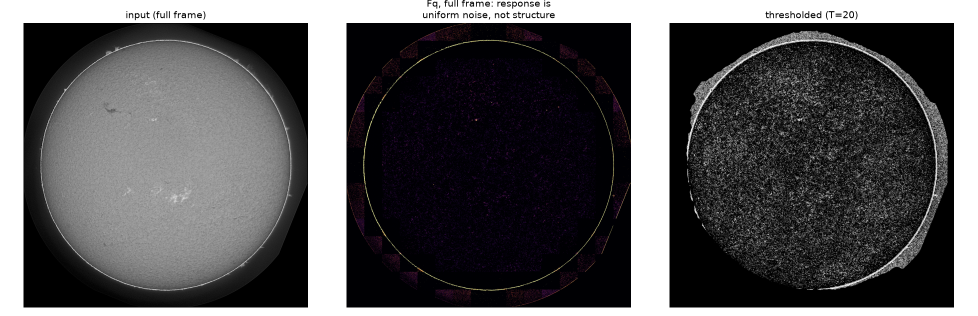
#> input picture docs/EDGE/full_disk.png, 1955 x 632 px (shown at 1/2 size)
$ python -i morph_edge.py   (imports and definitions only)
#> lines starting #> are read from the running program, lines starting #| are printed output that depends on the picture
"""Morphological edge detector for thin edges in low-contrast regions.

Implementation of

    J.-A. Jiang, C.-L. Chuang, Y.-L. Lu, C.-S. Fahn,
    "Mathematical-morphology-based edge detectors for detection of thin edges
    in low-contrast regions",
    IET Image Processing, 1(3), 269-277, 2007.  doi:10.1049/iet-ipr:20060273

The paper's five stages, as specified:

1. **Contrast enhancement** (eq. 1-3):
       Fc = F + WTH(F) - BTH(F)
   where WTH is the white top-hat ``F - (F o B)`` and BTH the black top-hat
   ``(F . B) - F``, with ``o``/``.`` being opening/closing by the star SE.

2. **Dilation residue edge detector** (eq. 4):
       Fe = (Fc (+) B) - Fc
   A one-sided (external) morphological boundary. Unlike a symmetric gradient
   it produces a single-pixel-wide ridge, which is what preserves thin edges.

3. **Quad-decomposition edge enhancement** (section 3, Table 1):
   ``Fe`` is recursively split into quadrants until the side falls below a
   minimum. In each quadrant, the mean ``m`` and std ``d`` decide between four
   pixel cases (prune to 0 / square / cube / square-in-complex-background).
   Squaring and cubing are what lift weak responses above the global threshold:
   a raw response of 5 becomes 25, which clears ``T = 20``.

4. **Global threshold** (eq. 7), ``T`` in 20..30 per the paper's recommendation.

5. **Bipolar oriented edge masks** (section 4, Fig. 4): five 7x7 masks applied
   only to edge pixels in low-contrast quadrants (``m < 3 and d < 3``). A pixel
   survives if *any* mask score is positive.

Deviations from the paper, all noted in comments where they occur:

* The star SE (Fig. 2) is a vector drawing in the PDF and not extractable; the
  standard 5x5 star is used instead.
* The five 7x7 masks *are* transcribed exactly from Fig. 4 (raster page 4).

    python scripts/morph_edge.py --index 0 --out /tmp/edge0.png
"""

from __future__ import annotations

import argparse
import json
import sys
from pathlib import Path

import cv2
import numpy as np

sys.path.insert(0, str(Path(__file__).resolve().parents[1] / "src"))
sys.path.insert(0, str(Path(__file__).resolve().parent))

import patch_clf as pc  # noqa: E402

# [1 line not run here, left out]

# --------------------------------------------------------------------------- #
# Structuring elements
# --------------------------------------------------------------------------- #

# Fig. 2 is a vector drawing in the PDF, so it cannot be lifted as a raster.
# The "star" SE in this literature is the standard 5-point cross+diagonal star.
STAR = np.array(
    [
        [0, 0, 1, 0, 0],
        [0, 1, 1, 1, 0],
        [1, 1, 1, 1, 1],
        [0, 1, 1, 1, 0],
        [0, 0, 1, 0, 0],
    ],
    np.uint8,
)

# Fig. 4, transcribed verbatim (7x7). Row order is top-to-bottom as printed.
MASKS = {
    "0": np.array(
        [
            [-2, -2, -2, -2, -2, -2, -2],
            [-2, -2, -2, -2, -2, -2, -2],
            [1, 1, 1, 1, 1, 1, 1],
            [2, 2, 2, -2, 2, 2, 2],
            [1, 1, 1, 1, 1, 1, 1],
            [-2, -2, -2, -2, -2, -2, -2],
            [-2, -2, -2, -2, -2, -2, -2],
        ],
        np.float32,
    ),
    "pi/2": np.array(
        [
            [-2, -2, 1, 2, 1, -2, -2],
            [-2, -2, 1, 2, 1, -2, -2],
            [-2, -2, 1, -2, 1, -2, -2],
            [-2, -2, 1, -2, 1, -2, -2],
            [-2, -2, 1, -2, 1, -2, -2],
            [-2, -2, 1, -2, 1, -2, -2],
            [-2, -2, 1, -2, 1, -2, -2],
        ],
        np.float32,
    ),
    "3pi/8": np.array(
        [
            [-1, 1, 2, 1, -2, -2, -2],
            [-1, 1, 2, 1, -1, -2, -2],
            [-1, 1, 2, 1, -1, -2, -2],
            [-2, -1, 1, -2, 1, -1, -2],
            [-2, -1, 1, 2, 1, 1, -1],
            [-2, -2, -1, 1, 2, 1, 1],
            [-2, -2, -2, -1, 1, 2, 1],
        ],
        np.float32,
    ),
    "pi/4": np.array(
        [
            [2, 1, -1, -2, -2, -2, -2],
            [1, 2, 1, -1, -2, -2, -2],
            [-1, 1, 2, 1, -1, -2, -2],
            [-2, -1, 1, -2, 1, -1, -2],
            [-2, -2, -1, 1, 2, 1, -1],
            [-2, -2, -2, -1, 1, 2, 1],
            [-2, -2, -2, -2, -1, 1, 2],
        ],
        np.float32,
    ),
    "corner": np.array(
        [
            [-2, 1, 1, 2, 1, -2, -2],
            [1, 1, 1, 2, 1, -2, -2],
            [1, 1, 1, 2, 1, -2, -2],
            [2, 2, 2, -2, 1, -2, -2],
            [1, 1, 1, 1, 1, -2, -2],
            [-2, -2, -2, -2, -2, -2, -2],
            [-2, -2, -2, -2, -2, -2, -2],
        ],
        np.float32,
    ),
}


# --------------------------------------------------------------------------- #
# Stage 1 + 2
# --------------------------------------------------------------------------- #


def contrast_enhance(img: np.ndarray, se: np.ndarray = STAR) -> np.ndarray:
    """Eq. 1: ``Fc = F + WTH(F) - BTH(F)``, clipped to the input range."""
    f = img.astype(np.float32)
    wth = f - cv2.morphologyEx(f, cv2.MORPH_OPEN, se)
    bth = cv2.morphologyEx(f, cv2.MORPH_CLOSE, se) - f
    fc = f + wth - bth
    return np.clip(fc, 0, 255)


def dilation_residue(fc: np.ndarray, se: np.ndarray = STAR) -> np.ndarray:
    """Eq. 4: ``Fe = (Fc (+) B) - Fc``. Single-pixel external boundary."""
    return cv2.dilate(fc, se) - fc


# --------------------------------------------------------------------------- #
# Stage 3: quad-decomposition enhancement (Table 1)
# --------------------------------------------------------------------------- #


# [33 lines left out: function enhance_quadrant, not called in this run]


def quad_enhance(fe: np.ndarray, min_side: int = 128) -> np.ndarray:
    """Recursive quad-decomposition, section 3.

    The paper decomposes to a quadtree and sums only over *leaves*; since every
    leaf is processed with its own statistics and leaves do not overlap, walking
    a uniform ``min_side`` grid is equivalent and cheaper.
    """
    out = fe.astype(np.float32).copy()
    h, w = out.shape
    step = max(8, min_side)
    for y0 in range(0, h, step):
        for x0 in range(0, w, step):
            y1, x1 = min(y0 + step, h), min(x0 + step, w)
            out[y0:y1, x0:x1] = enhance_quadrant(out[y0:y1, x0:x1])
    return out


# --------------------------------------------------------------------------- #
# Stage 5: bipolar oriented edge masks
# --------------------------------------------------------------------------- #


# [22 lines left out: function mask_filter, not called in this run]


# --------------------------------------------------------------------------- #
# Full pipeline
# --------------------------------------------------------------------------- #


def _star(ksize: int) -> np.ndarray:
    """Square SE of the requested size.

    The paper's Fig. 2 star cannot be extracted from the PDF. At ksize=5 the
    literal STAR is used; for larger sizes (needed here, see ``detect``) a
    square is used because square and elliptical SEs scored identically in
    ``scripts/morph_contrast.py`` (AUC 0.8114 vs 0.8141).
    """
    if ksize <= 5:
        return STAR
    return cv2.getStructuringElement(cv2.MORPH_RECT, (ksize, ksize))


def detect(
    img: np.ndarray,
    threshold: float = 20.0,
    min_side: int = 128,
    se_size: int = 5,
    use_masks: bool = True,
    polarity: str = "dark",
    disk: np.ndarray | None = None,
    margin: int = 40,
) -> dict[str, np.ndarray]:
    """Run the full five-stage detector.

    ``polarity="dark"`` inverts before stage 1, because filaments are dark.

    ``disk`` is an addition, not in the paper. The solar limb produces a
    dilation residue ~40x stronger than any filament (139 -> 95 -> 0 across
    ~40 px, versus a ~10 grey-level local step), so without masking it the
    entire response is limb and the quad statistics in every leaf are dominated
    by it.
    """
    src = (255 - img) if polarity == "dark" else img
    se = _star(se_size)

    fc = contrast_enhance(src, se)
    fe = dilation_residue(fc, se)
    fq = quad_enhance(fe, min_side=min_side)

    ft = np.where(fq >= threshold, 1, 0).astype(np.uint8)

    # Quadrant statistics for the mask gate.
    quad_stats = []
    step = max(8, min_side)
    for y0 in range(0, img.shape[0], step):
        for x0 in range(0, img.shape[1], step):
            y1, x1 = min(y0 + step, img.shape[0]), min(x0 + step, img.shape[1])
            sub = fq[y0:y1, x0:x1]
            quad_stats.append((y0, x0, y1 - y0, x1 - x0, float(sub.mean()), float(sub.std())))

    ff = mask_filter(ft, quad_stats) if use_masks else ft

    if disk is not None:
        inner = cv2.erode(disk, cv2.getStructuringElement(cv2.MORPH_ELLIPSE, (2 * margin + 1,) * 2))
        ff = ff * (inner > 0).astype(np.uint8)

    return {"fc": fc, "fe": fe, "fq": fq, "ft": ft, "ff": ff}


# --------------------------------------------------------------------------- #
# Edge -> region conversion
# --------------------------------------------------------------------------- #


# [84 lines left out: functions edges_to_regions, main, not called in this run]


# [2 lines not run here, left out]

>>> import cv2
>>> picture = cv2.imread('../docs/EDGE/full_disk.png')
#> picture is the input picture: shape (632, 1955, 3); mean B, G, R 87.7, 86.1, 86.9
>>> result = detect(picture)
#> in detect, `src = (255 - img) if polarity == "dark" else img`:
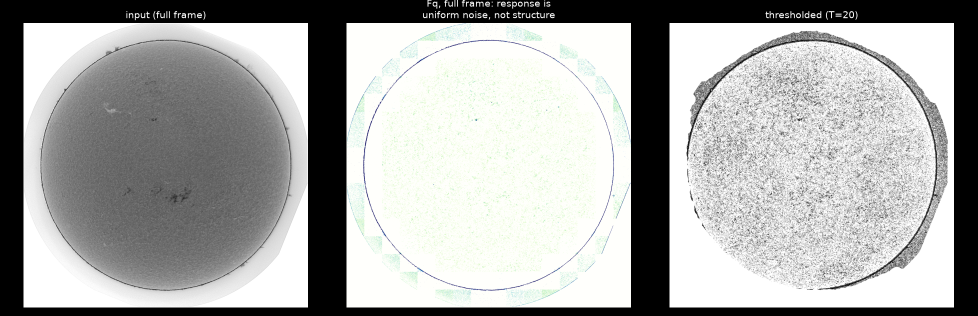
#> src: shape (632, 1955, 3) (shown at 1/2 size); mean B, G, R 167.3, 168.9, 168.1
#> in contrast_enhance, `wth = f - cv2.morphologyEx(f, cv2.MORPH_OPEN, se)`:
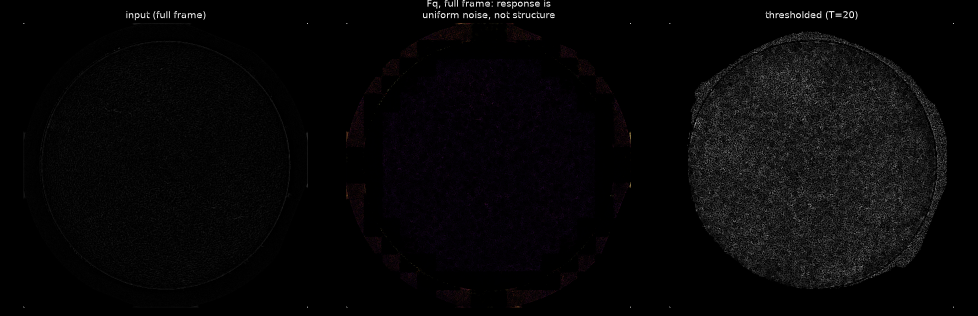
#> wth: shape (632, 1955, 3) float32 (shown at 1/2 size); mean B, G, R 7.4, 6.7, 7.3
#> in contrast_enhance, `bth = cv2.morphologyEx(f, cv2.MORPH_CLOSE, se) - f`:
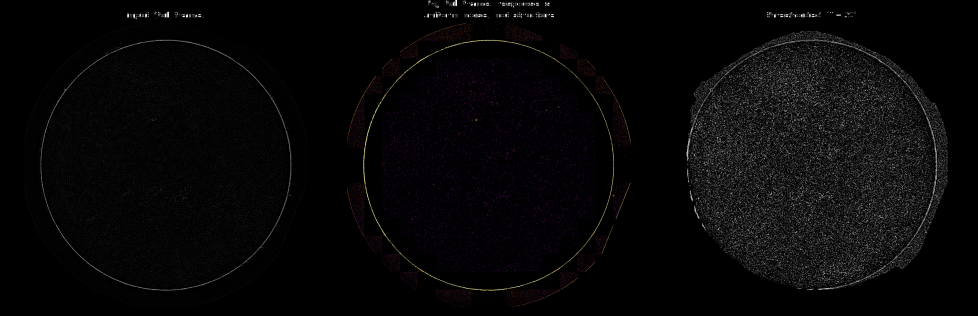
#> bth: shape (632, 1955, 3) float32 (shown at 1/2 size); mean B, G, R 7.6, 7, 7.7
#> in contrast_enhance, `fc = f + wth - bth`:
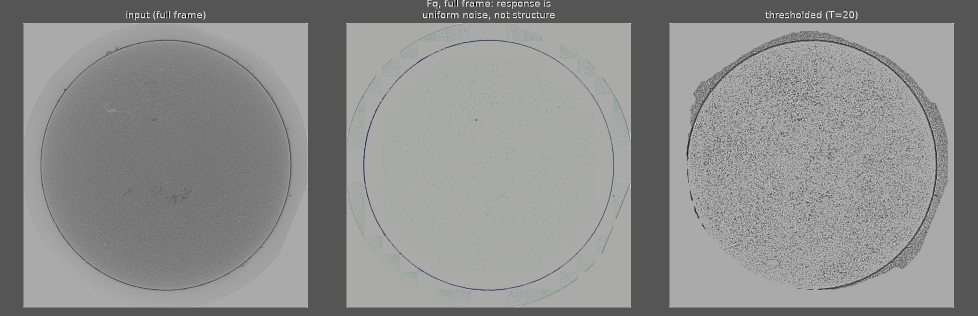
#> fc: shape (632, 1955, 3) float32 (shown at 1/2 size); mean B, G, R 167.4, 168.8, 167.9; drawn with min black and max white
#> in contrast_enhance, `return np.clip(fc, 0, 255)`:
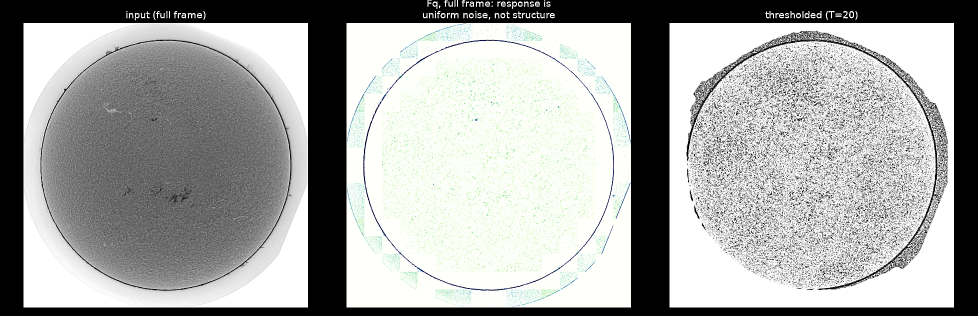
#> returned value: shape (632, 1955, 3) float32 (shown at 1/2 size); mean of channels 0, 1, 2 164.9, 166.7, 165.4; drawn as B, G, R
#> in dilation_residue, `return cv2.dilate(fc, se) - fc`:
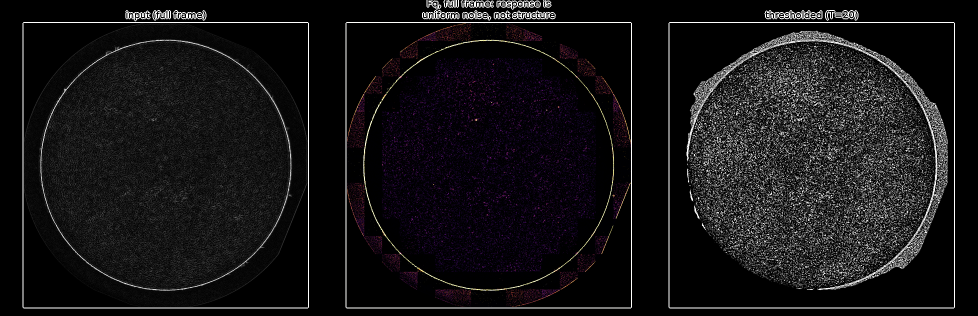
#> returned value: shape (632, 1955, 3) float32 (shown at 1/2 size); mean of channels 0, 1, 2 21.6, 20.1, 21.3; drawn as B, G, R
#> (the run stopped early here; a loop or call above may not have finished)

$ run again, on docs/EDGE/stage_panels_1.png
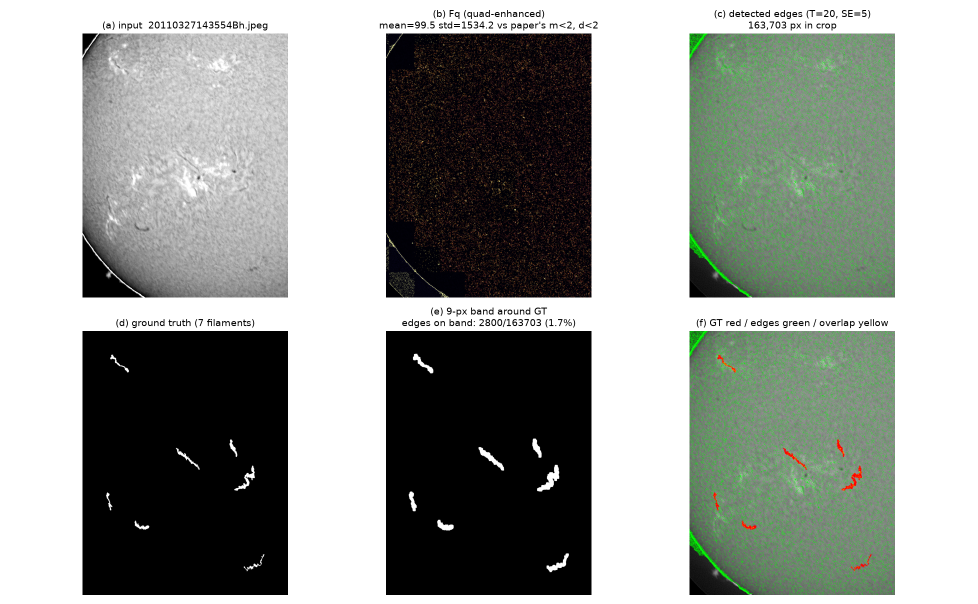
#> input picture docs/EDGE/stage_panels_1.png, 1955 x 1207 px (shown at 1/2 size)
#> picture is the input picture: shape (1207, 1955, 3); mean B, G, R 150.8, 156.2, 151.6
#> in contrast_enhance, `fc = f + wth - bth`:
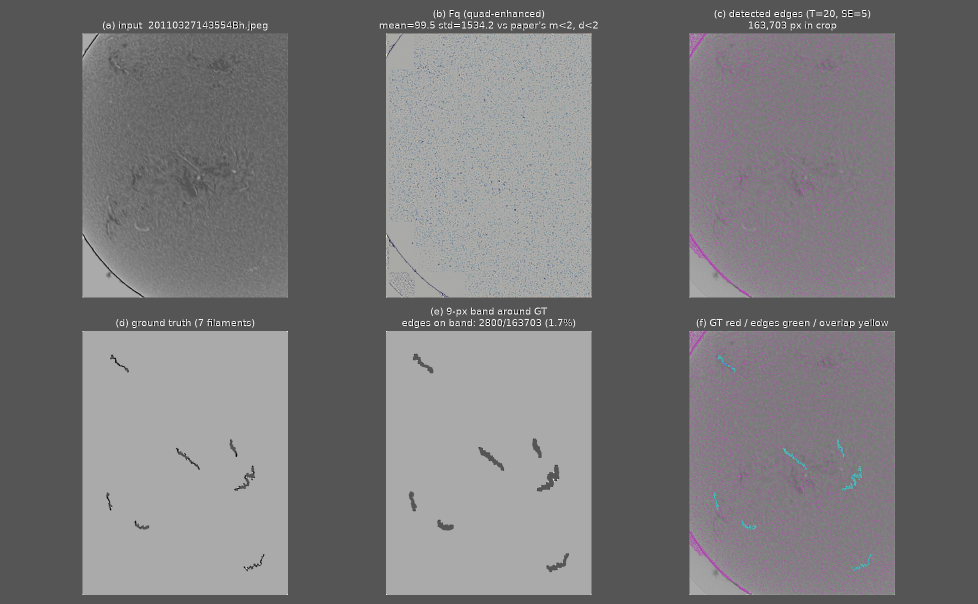
#> fc: shape (1207, 1955, 3) float32 (shown at 1/2 size); mean B, G, R 104.8, 99.9, 104.1; drawn with min black and max white
#> in dilation_residue, `return cv2.dilate(fc, se) - fc`:
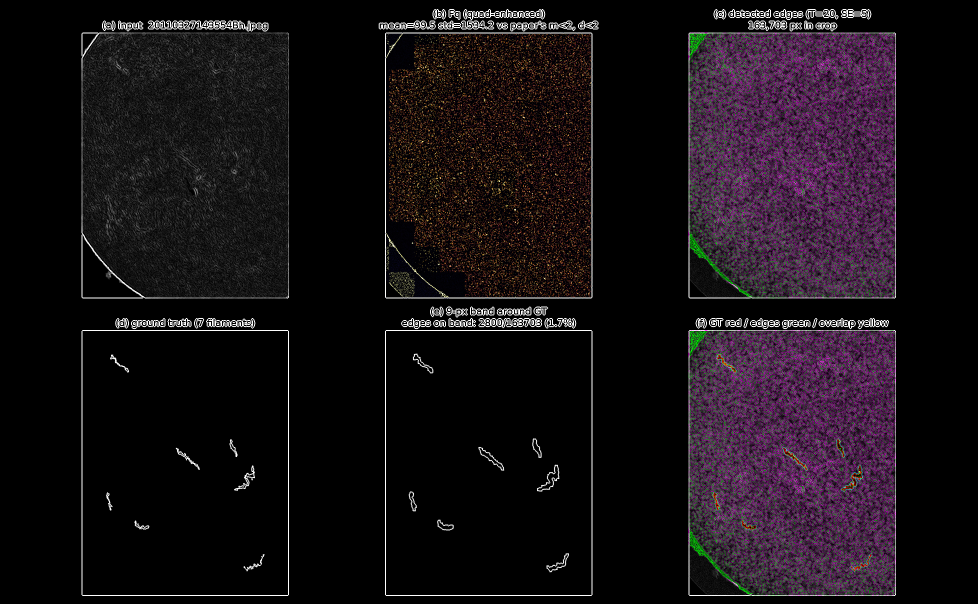
#> returned value: shape (1207, 1955, 3) float32 (shown at 1/2 size); mean of channels 0, 1, 2 21.4, 16.4, 22.9; drawn as B, G, R

$ run again, on docs/EDGE/stage_panels_2.png
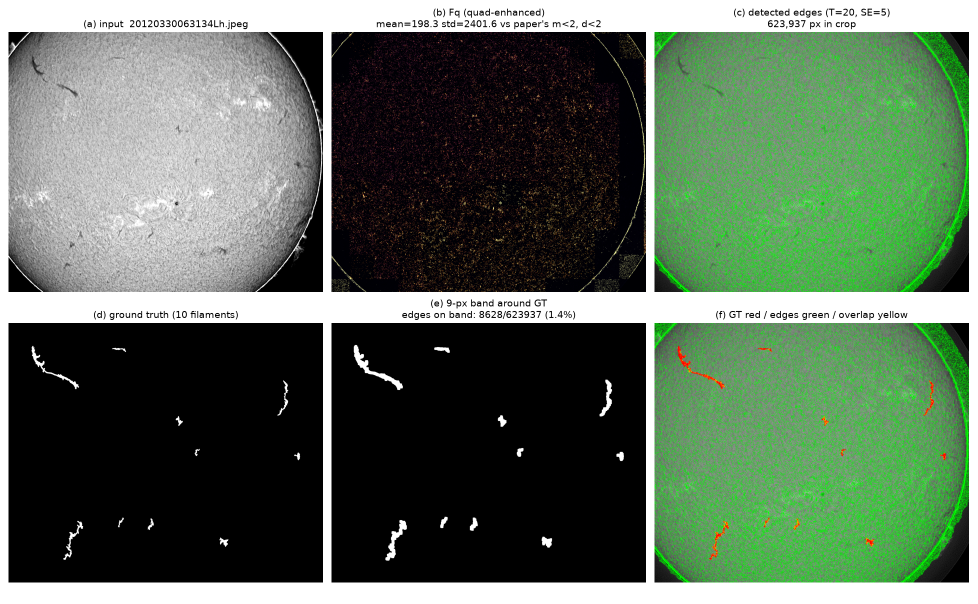
#> input picture docs/EDGE/stage_panels_2.png, 1955 x 1207 px (shown at 1/2 size)
#> picture is the input picture: shape (1207, 1955, 3); mean B, G, R 89.6, 109.1, 90.5
#> in contrast_enhance, `fc = f + wth - bth`:
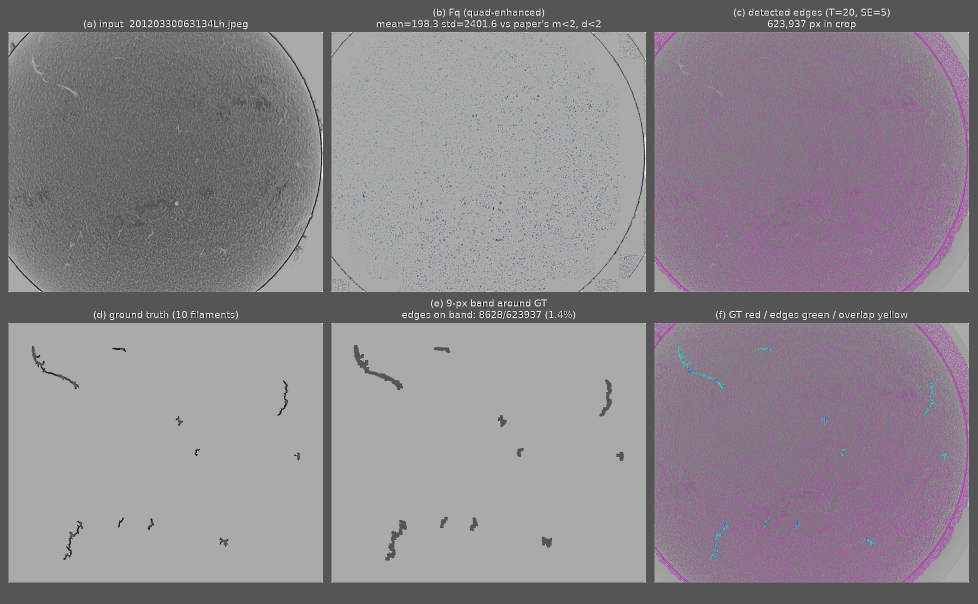
#> fc: shape (1207, 1955, 3) float32 (shown at 1/2 size); mean B, G, R 165.8, 147.2, 164.9; drawn with min black and max white
#> in dilation_residue, `return cv2.dilate(fc, se) - fc`:
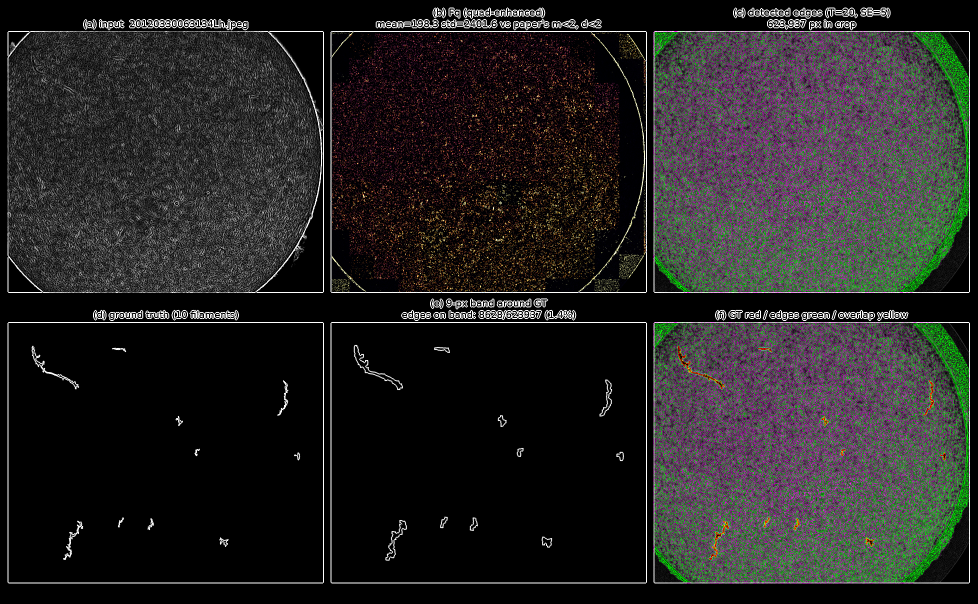
#> returned value: shape (1207, 1955, 3) float32 (shown at 1/2 size); mean of channels 0, 1, 2 35.9, 36.5, 37.7; drawn as B, G, R
